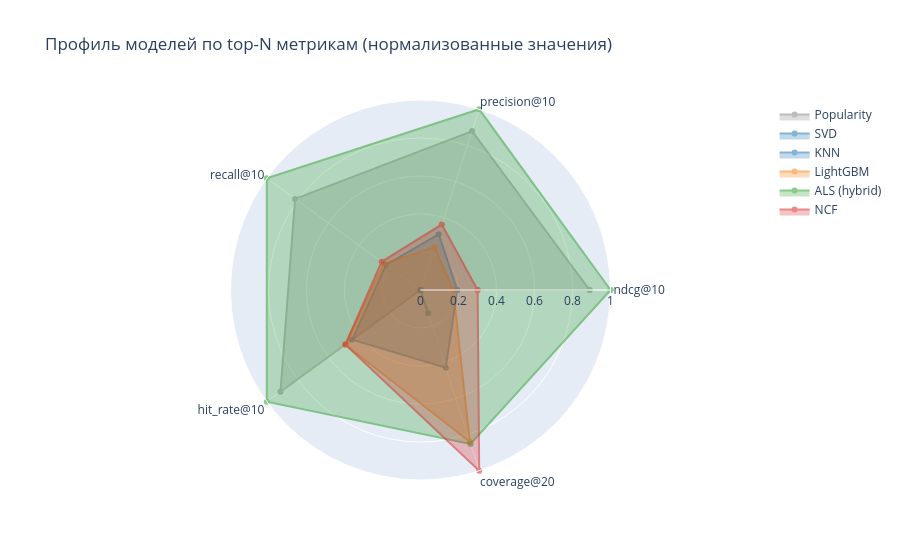

Source (notebook cell):
### Markdown cell above
## 4. Radar chart профилей моделей

Нормализованные значения top-N метрик позволяют наглядно сравнить «форму» каждой модели.
Чем больше площадь — тем лучше по всем направлениям одновременно.

### Code cell
radar_metrics = ['ndcg@10', 'precision@10', 'recall@10', 'hit_rate@10', 'coverage@20']
radar_df = summary.dropna(subset=radar_metrics).copy().reset_index(drop=True)

# Min-max нормализация по каждой метрике
radar_norm = radar_df[radar_metrics].copy()
for col in radar_metrics:
    col_min = radar_norm[col].min()
    col_max = radar_norm[col].max()
    if col_max > col_min:
        radar_norm[col] = (radar_norm[col] - col_min) / (col_max - col_min)
    else:
        radar_norm[col] = 0.5

fig = go.Figure()
for idx in range(len(radar_df)):
    model_name = radar_df.loc[idx, 'model']
    family     = radar_df.loc[idx, 'family']
    r_vals     = radar_norm.iloc[idx].values.tolist()
    # Замыкаем многоугольник
    r_vals_closed     = r_vals + [r_vals[0]]
    theta_closed      = radar_metrics + [radar_metrics[0]]
    fig.add_trace(go.Scatterpolar(
        r=r_vals_closed,
        theta=theta_closed,
        fill='toself',
        name=model_name,
        line=dict(color=family_colors[family]),
        opacity=0.55,
    ))

fig.update_layout(
    title='Профиль моделей по top-N метрикам (нормализованные значения)',
    polar=dict(radialaxis=dict(visible=True, range=[0, 1])),
    height=560,
)
fig.write_html(str(MODELS_DIR / 'comparison_radar.html'))
fig.show()

### Figure 1 — Plotly figure (JSON) as saved in the notebook; plotly's stock layout.template omitted (floating-point values rounded to 4 significant figures)
{"data": [{"fill": "toself", "line": {"color": "#888888"}, "name": "Popularity", "opacity": 0.55, "r": [0.89, 0.8792, 0.8159, 0.9111, 0, 0.89], "theta": ["ndcg@10", "precision@10", "recall@10", "hit_rate@10", "coverage@20", "ndcg@10"], "type": "scatterpolar"}, {"fill": "toself", "line": {"color": "#1f77b4"}, "name": "SVD", "opacity": 0.55, "r": [0.1936, 0.3092, 0.2243, 0.4444, 0.4297, 0.1936], "theta": ["ndcg@10", "precision@10", "recall@10", "hit_rate@10", "coverage@20", "ndcg@10"], "type": "scatterpolar"}, {"fill": "toself", "line": {"color": "#1f77b4"}, "name": "KNN", "opacity": 0.55, "r": [0, 0, 0, 0, 0.1289, 0], "theta": ["ndcg@10", "precision@10", "recall@10", "hit_rate@10", "coverage@20", "ndcg@10"], "type": "scatterpolar"}, {"fill": "toself", "line": {"color": "#ff7f0e"}, "name": "LightGBM", "opacity": 0.55, "r": [0.1724, 0.2367, 0.2373, 0.4889, 0.8398, 0.1724], "theta": ["ndcg@10", "precision@10", "recall@10", "hit_rate@10", "coverage@20", "ndcg@10"], "type": "scatterpolar"}, {"fill": "toself", "line": {"color": "#2ca02c"}, "name": "ALS (hybrid)", "opacity": 0.55, "r": [1, 1, 1, 1, 0.8516, 1], "theta": ["ndcg@10", "precision@10", "recall@10", "hit_rate@10", "coverage@20", "ndcg@10"], "type": "scatterpolar"}, {"fill": "toself", "line": {"color": "#d62728"}, "name": "NCF", "opacity": 0.55, "r": [0.3006, 0.3623, 0.2525, 0.4889, 1, 0.3006], "theta": ["ndcg@10", "precision@10", "recall@10", "hit_rate@10", "coverage@20", "ndcg@10"], "type": "scatterpolar"}], "layout": {"height": 560, "polar": {"radialaxis": {"range": [0, 1], "visible": true}}, "title": {"text": "Профиль моделей по top-N метрикам (нормализованные значения)"}}}
